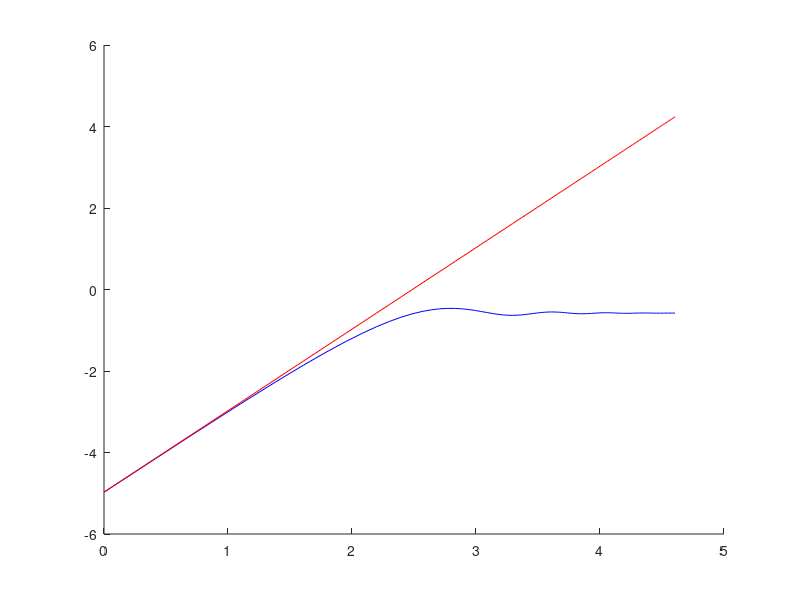

Here is the MATLAB script that generated this plot:
% STRUCTURE_FUNCTION_VS_ENERGY_SPECTRUM Explore a Bessel-kernel integral.
% This standalone exploratory example uses no saved simulation data.

% Inspect the Bessel kernel for one separation before integrating over wavenumber.
r=0.1;
fun=@(k) (1-2*besselj(1,k*r)./(k*r)).*exp(-(k-pi/1).^2*1e1);
k=0.01:0.01:10;
figure(5),clf
hold on
plot((k),(fun(k)),'b')
% plot(log(k),-5/3*log(k),'r')
hold off

%%
% Repeat the integral for increasing separations and compare with quadratic scaling.
A=zeros(1,100);
for kk=1:100
    r=0.1*kk;a=0.1;
    fun=@(k) (1-2*besselj(1,k*r)./(k*r)).*exp(-(k-pi/1).^2*1e1);
    A(kk)=integral(fun,0.01,5,'RelTol',0,'AbsTol',1e-12);
end
figure(5),clf
hold on
plot(log(1:100),log(A),'b')
plot(log(1:100),2*log(1:100)+log(A(1)),'r')
hold off
